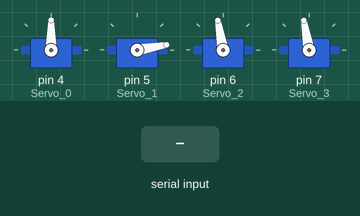
Bench run of a sketch on a simulated Arduino Uno, built with avr-gcc and run on an emulated ATmega328P. Shown: 4 × servo. Inputs (shaded band) come from the test bench. What the sketch prints to the serial monitor is not drawn.

Above: at 1.2 s.
1.3 s: "U\n" received over Serial
At 1.77 s:
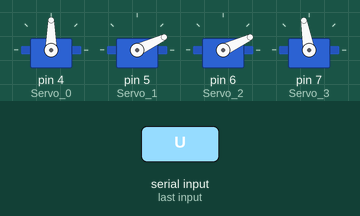
At 6.6 s:
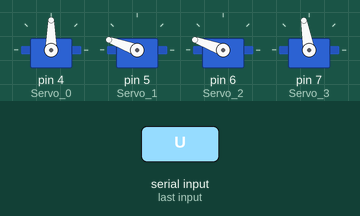
7.3 s: "S\n" received over Serial
At 12.4 s:
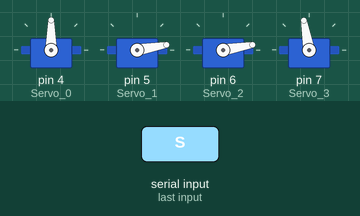
Timing chart, 0 to 13.9 s (numbered marks = the images above; inputs shaded):
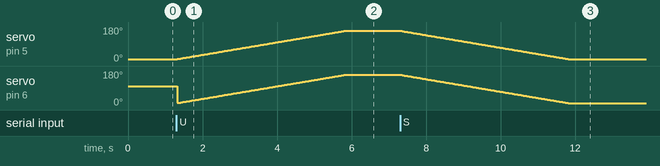

The sketch:

Rollarm.ino
```cpp
/* -----------------------------------------------------------------------------
  Author             : Allen
  Check              : Amy
  Version            : V2.0
  Date               : 12/09/2019
  Description        : Rollarm control program
  Company website    : http://www.sunfounder.com
   ---------------------------------------------------------------------------*/

/* Include ------------------------------------------------------------------*/
// Create servo object to control a servo.
#include <Servo.h>
//int ledPin = 13;
Servo Servo_0;
Servo Servo_1;
Servo Servo_2;
Servo Servo_3;

//#define DataPrint //Uncomment only this to print the data.

int Joint0[50] = {0};
int Joint1[50] = {0};
int Joint2[50] = {0};
int Joint3[50] = {0};


char KeyVal[3];
static char delimeter = ';';
int count = 0;
//
int Time = 0;
int M0 = 10, M1 = 100, M2 = 0, M3 = 100;

/*
 - setup function
 * ---------------------------------------------------------------------------*/
void setup()
{
  //Start the serial for debug.
  Serial.begin(9600);
  Serial.println("Ligado");
  //Attach the servos on pins to the servo object
  Servo_0.attach(4);
  Servo_1.attach(5);
  Servo_2.attach(6);
  Servo_3.attach(7);
  //pinMode(ledPin, OUTPUT);
  //Set the pin 3 to input
  pinMode(3, INPUT);

  Servo_0.write(90);
  Servo_1.write(M0);
  Servo_2.write(M1);
  Servo_3.write(M3);
}

/*
 - loop function
 * ---------------------------------------------------------------------------*/
void ReadKey() {
    int i = 0;
    while (Serial.available() && i<3) {
      char receivedChar = Serial.read();
      if (receivedChar == '#') {
        //Serial.flush();
        break;
      }
      else if (receivedChar == ';' || receivedChar == '\n') {
        continue;
      }
      else {
        KeyVal[i] = receivedChar;
        i++;
      }
    }
}

void loop()
{
  ReadKey();

  if (KeyVal[0] == 'U')
  {
    if (M0 < 160){
      M0 += 1;
    }
    if (M1 < 160){
      M1 += 1;
    }
    Servo_1.write(M0);
    Servo_2.write(M0);
    //digitalWrite(ledPin, HIGH);
  } else if (KeyVal[0] == 'S')
  {
    if (M0 > 10){
      M0 -= 1;
    }
    if (M1 > 10){
      M1 -= 1;
    }
    Servo_1.write(M0);
    Servo_2.write(M0);
    //digitalWrite(ledPin, LOW);
  }


  //SEGUNDO
  if (KeyVal[1] == 'U')
  {
    if (M3 < 160){
      M3 += 1;
    }
    Servo_3.write(M3);
    //digitalWrite(ledPin, HIGH);
  }
  else if (KeyVal[1] == 'S')
  {
    if (M3 > 110){
      M3 -= 1;
    }
    Servo_3.write(M3);
    //digitalWrite(ledPin, LOW);
  }

  // TERCEIRO
  if (KeyVal[2] == 'U')
  {
    if (M2 < 160){
      M2 += 1;
    }
    Servo_0.write(M2);
    //digitalWrite(ledPin, HIGH);
  } else if (KeyVal[2] == 'S')
  {
    if (M2 > 10){
      M2 -= 1;
    }
    Servo_0.write(M2);
    //digitalWrite(ledPin, LOW);
  }

  delay(30);
}
```

Measured:
- after the input at 1.3 s, servo on pin 5 (Servo_1): moves from 10° to 160° over 4.5 s, starting at once
- after the input at 7.3 s, servo on pin 5 (Servo_1), servo on pin 6 (Servo_2): moves from 160° to 10° over 4.5 s, starting at once
